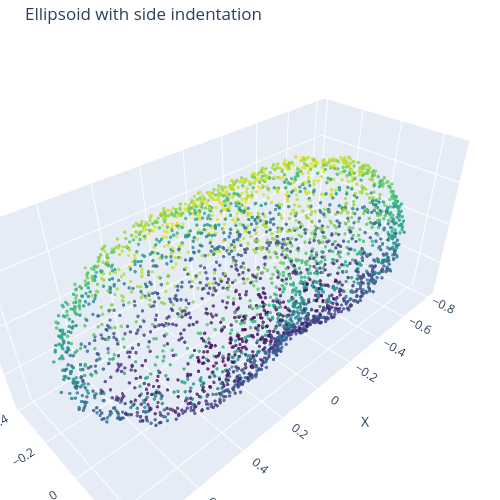

The notebook cell saved with this chart:
### Code cell
plot_point_cloud(add_side_indentation(ellipsoid, indent_center=(0.0, 0.5, 0.0), sigma=1, depth=0.4), title="Ellipsoid with side indentation")

### Figure 1 — Plotly figure (JSON) as saved in the notebook; plotly's stock layout.template omitted (floating-point values rounded to 4 significant figures; data arrays with more than 128 entries replaced by an {"elided": "..."} marker saying what was removed)
{"data": [{"marker": {"color": {"elided": "3000 float values"}, "colorscale": [[0, "#440154"], [0.1111, "#482878"], [0.2222, "#3e4989"], [0.3333, "#31688e"], [0.4444, "#26828e"], [0.5556, "#1f9e89"], [0.6667, "#35b779"], [0.7778, "#6ece58"], [0.8889, "#b5de2b"], [1, "#fde725"]], "opacity": 0.8, "size": 2}, "mode": "markers", "type": "scatter3d", "x": {"elided": "3000 float values"}, "y": {"elided": "3000 float values"}, "z": {"elided": "3000 float values"}}], "layout": {"height": 500, "margin": {"b": 0, "l": 0, "r": 0, "t": 40}, "scene": {"aspectmode": "data", "xaxis": {"title": {"text": "X"}}, "yaxis": {"title": {"text": "Y"}}, "zaxis": {"title": {"text": "Z"}}}, "title": {"text": "Ellipsoid with side indentation"}, "width": 500}}
